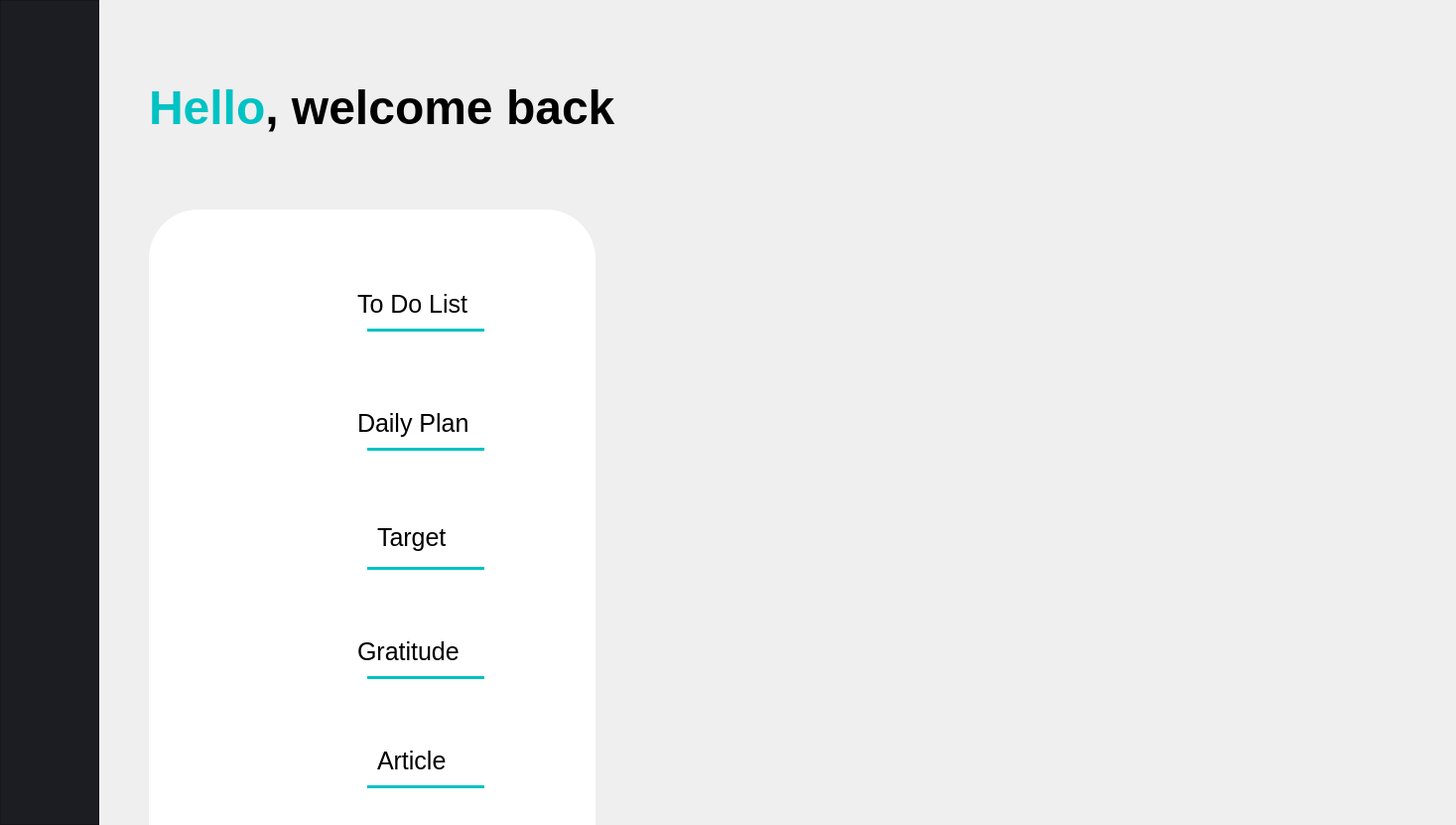
<?xml version="1.0" encoding="UTF-8"?>
<ui version="4.0">
 <class>MainWindow</class>
 <widget class="QMainWindow" name="MainWindow">
  <property name="geometry">
   <rect>
    <x>0</x>
    <y>0</y>
    <width>1467</width>
    <height>831</height>
   </rect>
  </property>
  <property name="windowTitle">
   <string>MainWindow</string>
  </property>
  <property name="autoFillBackground">
   <bool>false</bool>
  </property>
  <widget class="QWidget" name="centralwidget">
   <layout class="QGridLayout" name="gridLayout">
    <property name="leftMargin">
     <number>0</number>
    </property>
    <property name="topMargin">
     <number>0</number>
    </property>
    <property name="rightMargin">
     <number>0</number>
    </property>
    <property name="bottomMargin">
     <number>0</number>
    </property>
    <property name="horizontalSpacing">
     <number>50</number>
    </property>
    <item row="3" column="1">
     <widget class="QLabel" name="label_9">
      <property name="sizePolicy">
       <sizepolicy hsizetype="Expanding" vsizetype="Fixed">
        <horstretch>1</horstretch>
        <verstretch>0</verstretch>
       </sizepolicy>
      </property>
      <property name="font">
       <font>
        <pointsize>36</pointsize>
        <weight>75</weight>
        <bold>true</bold>
       </font>
      </property>
      <property name="text">
       <string>&lt;html&gt;&lt;head/&gt;&lt;body&gt;&lt;p&gt;&lt;span style=&quot; color:#00c2c3;&quot;&gt;Hello&lt;/span&gt;, welcome back&lt;/p&gt;&lt;/body&gt;&lt;/html&gt;</string>
      </property>
     </widget>
    </item>
    <item row="5" column="3" alignment="Qt::AlignRight|Qt::AlignBottom">
     <widget class="QLabel" name="label_10">
      <property name="maximumSize">
       <size>
        <width>600</width>
        <height>16777215</height>
       </size>
      </property>
      <property name="text">
       <string/>
      </property>
      <property name="pixmap">
       <pixmap resource="../../../../../../../Downloads/tes.qrc">:/newPrefix/Group 6.png</pixmap>
      </property>
      <property name="scaledContents">
       <bool>true</bool>
      </property>
     </widget>
    </item>
    <item row="4" column="1">
     <spacer name="verticalSpacer">
      <property name="orientation">
       <enum>Qt::Vertical</enum>
      </property>
      <property name="sizeHint" stdset="0">
       <size>
        <width>20</width>
        <height>40</height>
       </size>
      </property>
     </spacer>
    </item>
    <item row="0" column="0" rowspan="6">
     <layout class="QVBoxLayout" name="verticalLayout" stretch="0">
      <item>
       <widget class="QFrame" name="frame">
        <property name="enabled">
         <bool>true</bool>
        </property>
        <property name="sizePolicy">
         <sizepolicy hsizetype="Expanding" vsizetype="Expanding">
          <horstretch>0</horstretch>
          <verstretch>0</verstretch>
         </sizepolicy>
        </property>
        <property name="minimumSize">
         <size>
          <width>100</width>
          <height>400</height>
         </size>
        </property>
        <property name="maximumSize">
         <size>
          <width>100</width>
          <height>16777215</height>
         </size>
        </property>
        <property name="styleSheet">
         <string notr="true">background-color: rgb(28, 29, 34)</string>
        </property>
        <property name="frameShape">
         <enum>QFrame::StyledPanel</enum>
        </property>
        <property name="frameShadow">
         <enum>QFrame::Raised</enum>
        </property>
        <widget class="QLabel" name="label_2">
         <property name="geometry">
          <rect>
           <x>25</x>
           <y>50</y>
           <width>51</width>
           <height>51</height>
          </rect>
         </property>
         <property name="text">
          <string/>
         </property>
         <property name="pixmap">
          <pixmap resource="../../../../../../../Downloads/tes.qrc">:/newPrefix/Items.png</pixmap>
         </property>
        </widget>
        <widget class="QLabel" name="label">
         <property name="geometry">
          <rect>
           <x>31</x>
           <y>190</y>
           <width>31</width>
           <height>51</height>
          </rect>
         </property>
         <property name="text">
          <string>&lt;html&gt;&lt;head/&gt;&lt;body&gt;&lt;p&gt;&lt;img src=&quot;:/newPrefix/todolist.png&quot;/&gt;&lt;/p&gt;&lt;/body&gt;&lt;/html&gt;</string>
         </property>
        </widget>
        <widget class="QLabel" name="label_5">
         <property name="geometry">
          <rect>
           <x>21</x>
           <y>270</y>
           <width>51</width>
           <height>51</height>
          </rect>
         </property>
         <property name="text">
          <string>&lt;html&gt;&lt;head/&gt;&lt;body&gt;&lt;p&gt;&lt;img src=&quot;:/newPrefix/daily plan.png&quot;/&gt;&lt;/p&gt;&lt;/body&gt;&lt;/html&gt;</string>
         </property>
        </widget>
        <widget class="QLabel" name="label_4">
         <property name="geometry">
          <rect>
           <x>22</x>
           <y>350</y>
           <width>51</width>
           <height>51</height>
          </rect>
         </property>
         <property name="text">
          <string>&lt;html&gt;&lt;head/&gt;&lt;body&gt;&lt;p&gt;&lt;img src=&quot;:/newPrefix/target.png&quot;/&gt;&lt;/p&gt;&lt;/body&gt;&lt;/html&gt;</string>
         </property>
        </widget>
        <widget class="QLabel" name="label_8">
         <property name="geometry">
          <rect>
           <x>21</x>
           <y>440</y>
           <width>51</width>
           <height>41</height>
          </rect>
         </property>
         <property name="text">
          <string>&lt;html&gt;&lt;head/&gt;&lt;body&gt;&lt;p&gt;&lt;img src=&quot;:/newPrefix/gratitude.png&quot;/&gt;&lt;/p&gt;&lt;/body&gt;&lt;/html&gt;</string>
         </property>
        </widget>
        <widget class="QLabel" name="label_6">
         <property name="geometry">
          <rect>
           <x>30</x>
           <y>510</y>
           <width>41</width>
           <height>71</height>
          </rect>
         </property>
         <property name="text">
          <string>&lt;html&gt;&lt;head/&gt;&lt;body&gt;&lt;p&gt;&lt;img src=&quot;:/newPrefix/article.png&quot;/&gt;&lt;/p&gt;&lt;/body&gt;&lt;/html&gt;</string>
         </property>
        </widget>
        <widget class="QLabel" name="label_7">
         <property name="geometry">
          <rect>
           <x>40</x>
           <y>630</y>
           <width>31</width>
           <height>31</height>
          </rect>
         </property>
         <property name="text">
          <string>&lt;html&gt;&lt;head/&gt;&lt;body&gt;&lt;p&gt;&lt;img src=&quot;:/newPrefix/Icon.png&quot;/&gt;&lt;/p&gt;&lt;/body&gt;&lt;/html&gt;</string>
         </property>
        </widget>
       </widget>
      </item>
     </layout>
    </item>
    <item row="2" column="1">
     <spacer name="verticalSpacer_2">
      <property name="orientation">
       <enum>Qt::Vertical</enum>
      </property>
      <property name="sizeHint" stdset="0">
       <size>
        <width>20</width>
        <height>40</height>
       </size>
      </property>
     </spacer>
    </item>
    <item row="5" column="1" colspan="2">
     <widget class="QFrame" name="frame_2">
      <property name="enabled">
       <bool>true</bool>
      </property>
      <property name="sizePolicy">
       <sizepolicy hsizetype="Expanding" vsizetype="Expanding">
        <horstretch>0</horstretch>
        <verstretch>0</verstretch>
       </sizepolicy>
      </property>
      <property name="minimumSize">
       <size>
        <width>0</width>
        <height>620</height>
       </size>
      </property>
      <property name="maximumSize">
       <size>
        <width>450</width>
        <height>16777215</height>
       </size>
      </property>
      <property name="styleSheet">
       <string notr="true">background-color: white; border-top-left-radius: 50px; border-top-right-radius: 50px;</string>
      </property>
      <property name="frameShape">
       <enum>QFrame::StyledPanel</enum>
      </property>
      <property name="frameShadow">
       <enum>QFrame::Raised</enum>
      </property>
      <widget class="QLabel" name="label_11">
       <property name="geometry">
        <rect>
         <x>70</x>
         <y>50</y>
         <width>71</width>
         <height>81</height>
        </rect>
       </property>
       <property name="sizePolicy">
        <sizepolicy hsizetype="MinimumExpanding" vsizetype="MinimumExpanding">
         <horstretch>0</horstretch>
         <verstretch>0</verstretch>
        </sizepolicy>
       </property>
       <property name="text">
        <string/>
       </property>
       <property name="pixmap">
        <pixmap resource="../../../../../../../Downloads/tes.qrc">:/newPrefix/Asset 1 1.png</pixmap>
       </property>
       <property name="scaledContents">
        <bool>true</bool>
       </property>
       <property name="wordWrap">
        <bool>false</bool>
       </property>
      </widget>
      <widget class="QLabel" name="label_12">
       <property name="geometry">
        <rect>
         <x>60</x>
         <y>170</y>
         <width>91</width>
         <height>81</height>
        </rect>
       </property>
       <property name="text">
        <string/>
       </property>
       <property name="pixmap">
        <pixmap resource="../../../../../../../Downloads/tes.qrc">:/newPrefix/Asset 41 1.png</pixmap>
       </property>
       <property name="scaledContents">
        <bool>true</bool>
       </property>
      </widget>
      <widget class="QLabel" name="label_13">
       <property name="geometry">
        <rect>
         <x>60</x>
         <y>290</y>
         <width>91</width>
         <height>81</height>
        </rect>
       </property>
       <property name="text">
        <string/>
       </property>
       <property name="pixmap">
        <pixmap resource="../../../../../../../Downloads/tes.qrc">:/newPrefix/Asset 31 1.png</pixmap>
       </property>
       <property name="scaledContents">
        <bool>true</bool>
       </property>
      </widget>
      <widget class="QLabel" name="label_14">
       <property name="geometry">
        <rect>
         <x>60</x>
         <y>410</y>
         <width>81</width>
         <height>71</height>
        </rect>
       </property>
       <property name="text">
        <string/>
       </property>
       <property name="pixmap">
        <pixmap resource="../../../../../../../Downloads/tes.qrc">:/newPrefix/Asset 42 1.png</pixmap>
       </property>
       <property name="scaledContents">
        <bool>true</bool>
       </property>
      </widget>
      <widget class="QLabel" name="label_15">
       <property name="geometry">
        <rect>
         <x>70</x>
         <y>510</y>
         <width>71</width>
         <height>81</height>
        </rect>
       </property>
       <property name="text">
        <string/>
       </property>
       <property name="pixmap">
        <pixmap resource="../../../../../../../Downloads/tes.qrc">:/newPrefix/Asset 55 1.png</pixmap>
       </property>
       <property name="scaledContents">
        <bool>true</bool>
       </property>
      </widget>
      <widget class="QLabel" name="label_16">
       <property name="geometry">
        <rect>
         <x>210</x>
         <y>80</y>
         <width>151</width>
         <height>31</height>
        </rect>
       </property>
       <property name="sizePolicy">
        <sizepolicy hsizetype="MinimumExpanding" vsizetype="Preferred">
         <horstretch>0</horstretch>
         <verstretch>0</verstretch>
        </sizepolicy>
       </property>
       <property name="font">
        <font>
         <pointsize>19</pointsize>
         <weight>50</weight>
         <bold>false</bold>
         <underline>false</underline>
        </font>
       </property>
       <property name="text">
        <string>To Do List</string>
       </property>
      </widget>
      <widget class="QLabel" name="label_17">
       <property name="geometry">
        <rect>
         <x>210</x>
         <y>190</y>
         <width>141</width>
         <height>51</height>
        </rect>
       </property>
       <property name="font">
        <font>
         <pointsize>19</pointsize>
         <weight>50</weight>
         <bold>false</bold>
        </font>
       </property>
       <property name="text">
        <string>Daily Plan</string>
       </property>
      </widget>
      <widget class="QLabel" name="label_18">
       <property name="geometry">
        <rect>
         <x>230</x>
         <y>310</y>
         <width>101</width>
         <height>41</height>
        </rect>
       </property>
       <property name="font">
        <font>
         <pointsize>19</pointsize>
         <weight>50</weight>
         <bold>false</bold>
        </font>
       </property>
       <property name="text">
        <string>Target</string>
       </property>
      </widget>
      <widget class="QLabel" name="label_19">
       <property name="geometry">
        <rect>
         <x>210</x>
         <y>430</y>
         <width>131</width>
         <height>31</height>
        </rect>
       </property>
       <property name="font">
        <font>
         <pointsize>19</pointsize>
         <weight>50</weight>
         <bold>false</bold>
        </font>
       </property>
       <property name="text">
        <string>Gratitude</string>
       </property>
      </widget>
      <widget class="QLabel" name="label_20">
       <property name="geometry">
        <rect>
         <x>230</x>
         <y>540</y>
         <width>91</width>
         <height>31</height>
        </rect>
       </property>
       <property name="font">
        <font>
         <pointsize>19</pointsize>
         <weight>50</weight>
         <bold>false</bold>
        </font>
       </property>
       <property name="text">
        <string>Article</string>
       </property>
      </widget>
      <widget class="Line" name="line">
       <property name="geometry">
        <rect>
         <x>220</x>
         <y>120</y>
         <width>118</width>
         <height>3</height>
        </rect>
       </property>
       <property name="sizePolicy">
        <sizepolicy hsizetype="MinimumExpanding" vsizetype="MinimumExpanding">
         <horstretch>0</horstretch>
         <verstretch>0</verstretch>
        </sizepolicy>
       </property>
       <property name="styleSheet">
        <string notr="true">background-color: #00C2C3</string>
       </property>
       <property name="orientation">
        <enum>Qt::Horizontal</enum>
       </property>
      </widget>
      <widget class="Line" name="line_2">
       <property name="geometry">
        <rect>
         <x>220</x>
         <y>240</y>
         <width>118</width>
         <height>3</height>
        </rect>
       </property>
       <property name="styleSheet">
        <string notr="true">background-color: #00C2C3</string>
       </property>
       <property name="orientation">
        <enum>Qt::Horizontal</enum>
       </property>
      </widget>
      <widget class="Line" name="line_3">
       <property name="geometry">
        <rect>
         <x>220</x>
         <y>360</y>
         <width>118</width>
         <height>3</height>
        </rect>
       </property>
       <property name="styleSheet">
        <string notr="true">background-color: #00C2C3</string>
       </property>
       <property name="orientation">
        <enum>Qt::Horizontal</enum>
       </property>
      </widget>
      <widget class="Line" name="line_4">
       <property name="geometry">
        <rect>
         <x>220</x>
         <y>470</y>
         <width>118</width>
         <height>3</height>
        </rect>
       </property>
       <property name="styleSheet">
        <string notr="true">background-color: #00C2C3</string>
       </property>
       <property name="orientation">
        <enum>Qt::Horizontal</enum>
       </property>
      </widget>
      <widget class="Line" name="line_5">
       <property name="geometry">
        <rect>
         <x>220</x>
         <y>580</y>
         <width>118</width>
         <height>3</height>
        </rect>
       </property>
       <property name="styleSheet">
        <string notr="true">background-color: #00C2C3</string>
       </property>
       <property name="orientation">
        <enum>Qt::Horizontal</enum>
       </property>
      </widget>
     </widget>
    </item>
   </layout>
  </widget>
 </widget>
 <resources>
  <include location="../../../../../../../Downloads/tes.qrc"/>
  <include location="../../../../../../../Downloads/tes.qrc"/>
 </resources>
 <connections/>
</ui>
